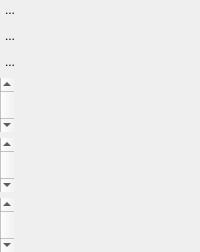
    <widget class="QWidget" name="sidebar" native="true">
     <layout class="QVBoxLayout" name="verticalLayout_2">
      <property name="leftMargin">
       <number>0</number>
      </property>
      <property name="topMargin">
       <number>0</number>
      </property>
      <property name="rightMargin">
       <number>0</number>
      </property>
      <property name="bottomMargin">
       <number>0</number>
      </property>
      <item>
       <widget class="QToolButton" name="btnExpand">
        <property name="maximumSize">
         <size>
          <width>20</width>
          <height>20</height>
         </size>
        </property>
        <property name="text">
         <string>...</string>
        </property>
        <property name="icon">
         <iconset>
          <normalon>:/root/dl_axial.png</normalon>
         </iconset>
        </property>
        <property name="autoRaise">
         <bool>true</bool>
        </property>
       </widget>
      </item>
      <item>
       <widget class="QToolButton" name="btnToggleLayout">
        <property name="maximumSize">
         <size>
          <width>20</width>
          <height>20</height>
         </size>
        </property>
        <property name="toolTip">
         <string>&lt;html&gt;&lt;head/&gt;&lt;body&gt;&lt;p&gt;Toggle between thumbnail and tiled layouts.&lt;/p&gt;&lt;p&gt;In &lt;span style=&quot; font-weight:600;&quot;&gt;thumbnail&lt;/span&gt; layout, one image layer occupies most of the available screen space, and other loaded image layers are shown as thumbnails. In &lt;span style=&quot; font-weight:600;&quot;&gt;tiled&lt;/span&gt; layout, multiple image layers are shown side by side. &lt;/p&gt;&lt;/body&gt;&lt;/html&gt;</string>
        </property>
        <property name="text">
         <string>...</string>
        </property>
        <property name="icon">
         <iconset resource="../Resources/SNAPResources.qrc">
          <normaloff>:/root/layout_thumb_16.png</normaloff>
          <normalon>:/root/layout_tile_16.png</normalon>:/root/layout_thumb_16.png</iconset>
        </property>
        <property name="checkable">
         <bool>false</bool>
        </property>
        <property name="checked">
         <bool>false</bool>
        </property>
        <property name="autoRaise">
         <bool>true</bool>
        </property>
       </widget>
      </item>
      <item>
       <widget class="QToolButton" name="btnScreenshot">
        <property name="maximumSize">
         <size>
          <width>20</width>
          <height>20</height>
         </size>
        </property>
        <property name="toolTip">
         <string>&lt;html&gt;&lt;head/&gt;&lt;body&gt;&lt;p&gt;&lt;span style=&quot; font-size:11pt;&quot;&gt;Save a screenshot of the current slice view.&lt;/span&gt;&lt;/p&gt;&lt;/body&gt;&lt;/html&gt;</string>
        </property>
        <property name="text">
         <string>...</string>
        </property>
        <property name="icon">
         <iconset resource="../Resources/SNAPResources.qrc">
          <normaloff>:/root/icons8_slr_camera_12.png</normaloff>:/root/icons8_slr_camera_12.png</iconset>
        </property>
        <property name="iconSize">
         <size>
          <width>12</width>
          <height>12</height>
         </size>
        </property>
        <property name="autoRaise">
         <bool>true</bool>
        </property>
       </widget>
      </item>
      <item>
       <widget class="QScrollBar" name="inLevelIntensityPosition">
        <property name="enabled">
         <bool>true</bool>
        </property>
        <property name="toolTip">
         <string>Slice selection</string>
        </property>
        <property name="orientation">
         <enum>Qt::Vertical</enum>
        </property>
       </widget>
      </item>
      <item>
       <widget class="QScrollBar" name="inWindowIntensityPosition">
        <property name="enabled">
         <bool>true</bool>
        </property>
        <property name="toolTip">
         <string>Slice selection</string>
        </property>
        <property name="singleStep">
         <number>10</number>
        </property>
        <property name="orientation">
         <enum>Qt::Vertical</enum>
        </property>
       </widget>
      </item>
      <item>
       <widget class="QScrollBar" name="inSlicePosition">
        <property name="enabled">
         <bool>true</bool>
        </property>
        <property name="toolTip">
         <string>Slice selection</string>
        </property>
        <property name="orientation">
         <enum>Qt::Vertical</enum>
        </property>
       </widget>
      </item>
     </layout>
    </widget>
